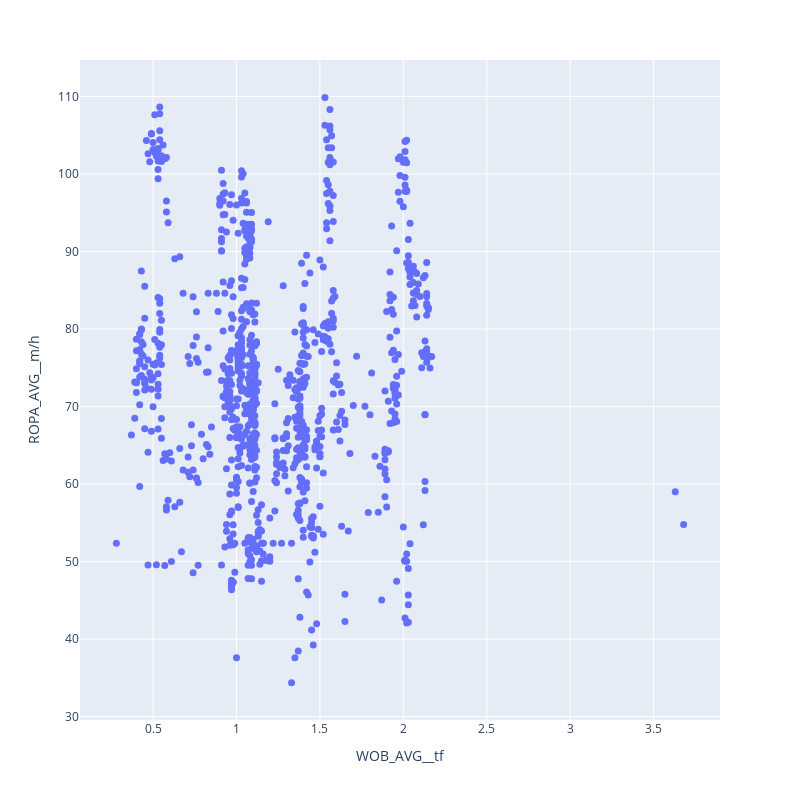

Here is the notebook cell this chart was saved with:
### Code cell
# Read data_original
df = read_and_process_file("../data_to_work/G7.csv")
print("Complete Read File")

df = clean_df(df, ['ROPA_AVG__m/h', 'BITRPM_AVG__rpm',
              'DOC__in/rev', 'TORQ_AVG__kLbf.ft', 'WOB_AVG__tf'])
df = remove_outliers(df, ['DOC__in/rev', 'TORQ_AVG__kLbf.ft'])

plot_2d_scatter(df, x_col='WOB_AVG__tf', y_col='ROPA_AVG__m/h', marker_size=7)

### Figure 1 — Plotly figure (JSON) as saved in the notebook; plotly's stock layout.template omitted (floating-point values rounded to 4 significant figures; data arrays with more than 128 entries replaced by an {"elided": "..."} marker saying what was removed)
{"data": [{"hovertemplate": "WOB_AVG__tf=%{x}<br>ROPA_AVG__m/h=%{y}<extra></extra>", "legendgroup": "", "marker": {"color": "#636efa", "size": 7, "symbol": "circle"}, "mode": "markers", "name": "", "orientation": "v", "showlegend": false, "type": "scatter", "x": {"elided": "956 float values"}, "xaxis": "x", "y": {"elided": "956 float values"}, "yaxis": "y"}], "layout": {"height": 800, "legend": {"tracegroupgap": 0}, "margin": {"t": 60}, "scene": {"xaxis": {"range": [0, 4.416]}, "yaxis": {"range": [0, 131.9]}}, "width": 800, "xaxis": {"anchor": "y", "domain": [0, 1], "title": {"text": "WOB_AVG__tf"}}, "yaxis": {"anchor": "x", "domain": [0, 1], "title": {"text": "ROPA_AVG__m/h"}}}}
